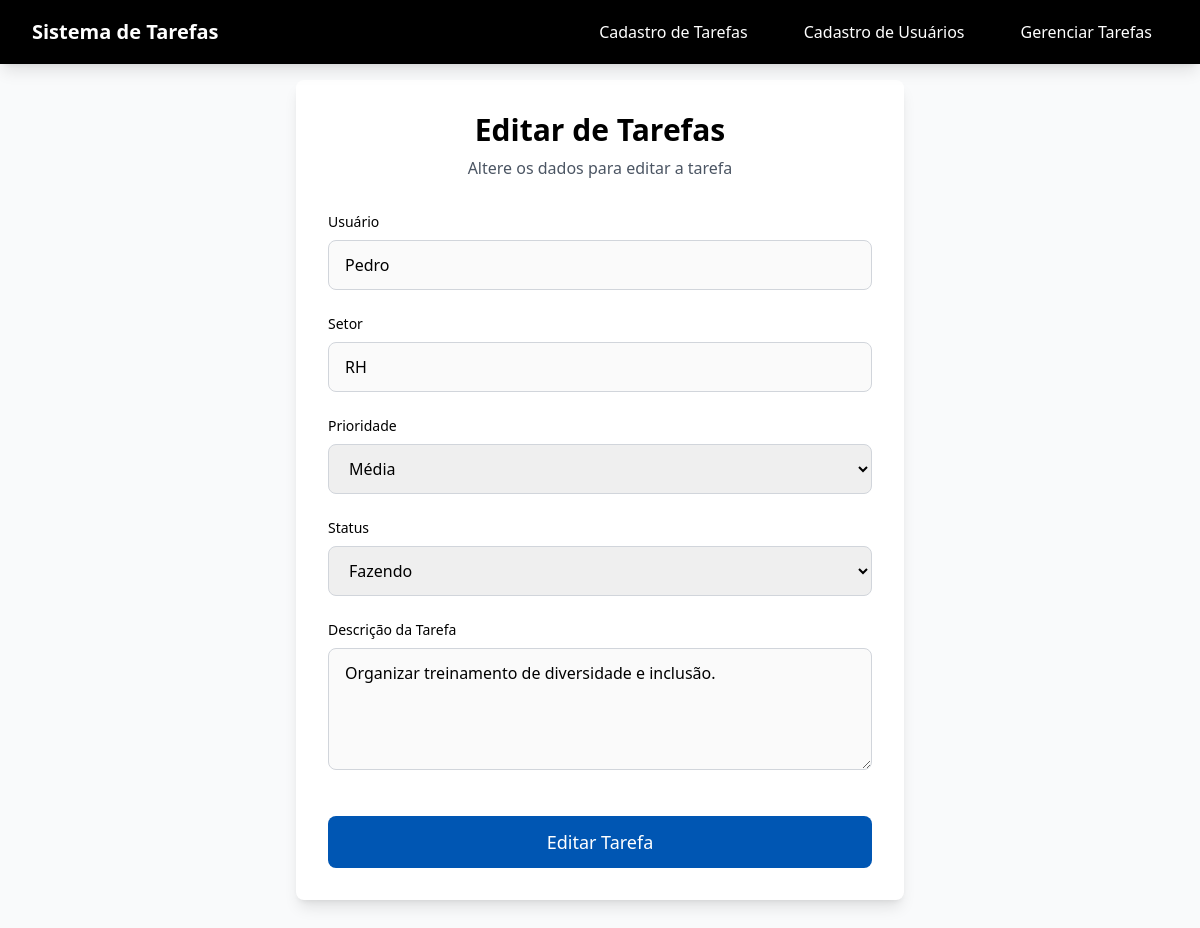
The page /public/editar-tarefa.php?id=2 on the database its author committed.
### tables this page shows
CREATE TABLE
  `tarefas` (
    `idTarefa` int NOT NULL AUTO_INCREMENT,
    `idUsuario_FK` int NOT NULL,
    `prioridadeTarefa` varchar(20) NOT NULL,
    `nomeSetor` varchar(40) NOT NULL,
    `descricaoTarefa` varchar(150) NOT NULL,
    `statusTarefa` varchar(20) NOT NULL,
    `dataHoraCadastroTarefa` datetime DEFAULT CURRENT_TIMESTAMP,
    PRIMARY KEY (`idTarefa`),
    KEY `idUsuario_FK` (`idUsuario_FK`),
    CONSTRAINT `tarefas_ibfk_1` FOREIGN KEY (`idUsuario_FK`) REFERENCES `usuarios` (`idUsuario`)
  );

CREATE TABLE
  `usuarios` (
    `idUsuario` int NOT NULL AUTO_INCREMENT,
    `nomeUsuario` varchar(100) NOT NULL,
    `emailUsuario` varchar(100) NOT NULL,
    PRIMARY KEY (`idUsuario`),
    UNIQUE KEY `emailUsuario` (`emailUsuario`)
  );

### public/editar-tarefa.php (the view, shortened to what this page needs)
<?php
require '../app/Utils/Database.php';
if ($_GET['id']) {
    $sql = $pdo->prepare("
        SELECT
            t.idTarefa,
            t.prioridadeTarefa,
            t.nomeSetor,
            t.descricaoTarefa,
            t.statusTarefa,
            t.dataHoraCadastroTarefa,
            u.nomeUsuario,
            u.idUsuario
        FROM Tarefas t
        INNER JOIN Usuarios u ON t.idUsuario_FK = u.idUsuario
        WHERE t.idTarefa = :idTarefa
    ");
    $sql->bindValue('idTarefa', $_GET['id']);
    $sql->execute();
    if ($sql->rowCount() > 0) {
        $dadosTarefa = $sql->fetchAll(PDO::FETCH_ASSOC);
    } else {
        header('Location: /');
        exit();
    }
}
?>
<!DOCTYPE html>
<html lang="pt-BR">
<head>
    <script src="https://cdn.tailwindcss.com"></script>
    <link rel="stylesheet" href="https://cdn.jsdelivr.net/npm/notyf@3/notyf.min.css">
</head>
<body class="bg-gray-50 min-h-screen">
    <nav class="bg-dark text-white fixed top-0 left-0 right-0 z-50 shadow-lg">
        <div class="max-w-7xl mx-auto px-4 sm:px-6 lg:px-8">
            <div class="flex justify-between items-center h-16">
                <div>
                    <h1 class="text-xl font-bold">Sistema de Tarefas</h1>
                </div>
                <div class="hidden md:flex space-x-6">
                    <a href="cadastro-tarefa.php"
                        class="px-4 py-2 rounded-md font-medium transition-colors">
                        Cadastro de Tarefas
                    </a>
                    <a href="cadastro-usuarios.php"
                        class="px-4 py-2 rounded-md font-medium transition-colors">
                        Cadastro de Usuários
                    </a>
                    <a href="/"
                        class="px-4 py-2 rounded-md font-medium transition-colors">
                        Gerenciar Tarefas
                    </a>
                </div>
            </div>
        </div>
    </nav>
    <main class="pt-20 pb-8">
        <div class="max-w-2xl mx-auto px-4 sm:px-6 lg:px-8">
            <div class="bg-white rounded-lg shadow-lg p-6 md:p-8">
                <div class="text-center mb-8">
                    <h2 class="text-3xl font-bold text-[#000000] mb-2">Editar de Tarefas</h2>
                    <p class="text-gray-600">Altere os dados para editar a tarefa</p>
                </div>
                <form class="space-y-6" action="" method="POST">
                    <div>
                        <label for="setor" class="block text-sm font-medium text-[#000000] mb-2">
                            Usuário
                        </label>
                        <input type="text" id="setor" name="setorTarefa" required disabled value="<?= $dadosTarefa[0]['nomeUsuario'] ?>"
                            class="w-full px-4 py-3 border border-gray-300 rounded-lg focus:ring-2 focus:ring-[#0056b3] focus:border-[#0056b3] transition-colors">
                    </div>
                    <div>
                        <label for="setor" class="block text-sm font-medium text-[#000000] mb-2">
                            Setor
                        </label>
                        <input type="text" id="setor" name="setorTarefa" required disabled value="<?= $dadosTarefa[0]['nomeSetor'] ?>"
                            class="w-full px-4 py-3 border border-gray-300 rounded-lg focus:ring-2 focus:ring-[#0056b3] focus:border-[#0056b3] transition-colors">
                    </div>
                    <div>
                        <label for="prioridade" class="block text-sm font-medium text-[#000000] mb-2">
                            Prioridade
                        </label>
                        <select id="prioridade" name="prioridadeTarefa" required
                            class="w-full px-4 py-3 border border-gray-300 rounded-lg focus:ring-2 focus:ring-[#0056b3] focus:border-[#0056b3] transition-colors">
                            <option value="Media" <?= ($dadosTarefa[0]['prioridadeTarefa'] === 'Media') ? 'selected' : '' ?>>Média</option>
                        </select>
                    </div>
                    <div>
                        <label for="status" class="block text-sm font-medium text-[#000000] mb-2">
                            Status
                        </label>
                        <select id="status" name="statusTarefa" required
                            class="w-full px-4 py-3 border border-gray-300 rounded-lg focus:ring-2 focus:ring-[#0056b3] focus:border-[#0056b3] transition-colors">
                            <option value="Fazendo" <?= ($dadosTarefa[0]['statusTarefa'] === 'Fazendo') ? 'selected' : '' ?>>Fazendo</option>
                        </select>
                    </div>
                    <div>
                        <label for="descricao" class="block text-sm font-medium text-[#000000] mb-2">
                            Descrição da Tarefa
                        </label>
                        <textarea id="descricao" name="descricaoTarefa" rows="4" required disabled
                            class="w-full px-4 py-3 border border-gray-300 rounded-lg focus:ring-2 focus:ring-[#0056b3] focus:border-[#0056b3] transition-colors resize-vertical"><?= $dadosTarefa[0]['descricaoTarefa'] ?></textarea>
                    </div>
                    <div class="pt-4">
                        <button type="submit"
                            class="w-full bg-[#0056b3] text-white py-3 px-6 rounded-lg font-medium text-lg hover:bg-[#004a99] focus:ring-4 focus:ring-[#99c2f0] transition-all duration-200 transform hover:scale-[1.02]">
                            Editar Tarefa
                        </button>
                    </div>
                </form>
            </div>
        </div>
    </main>
</body>
</html>

### rows shown on the page
tarefas: setorTarefa "Pedro", setorTarefa "RH", prioridadeTarefa "Média", statusTarefa "Fazendo", descricaoTarefa "Organizar treinamento de diversidade e inclusão."
